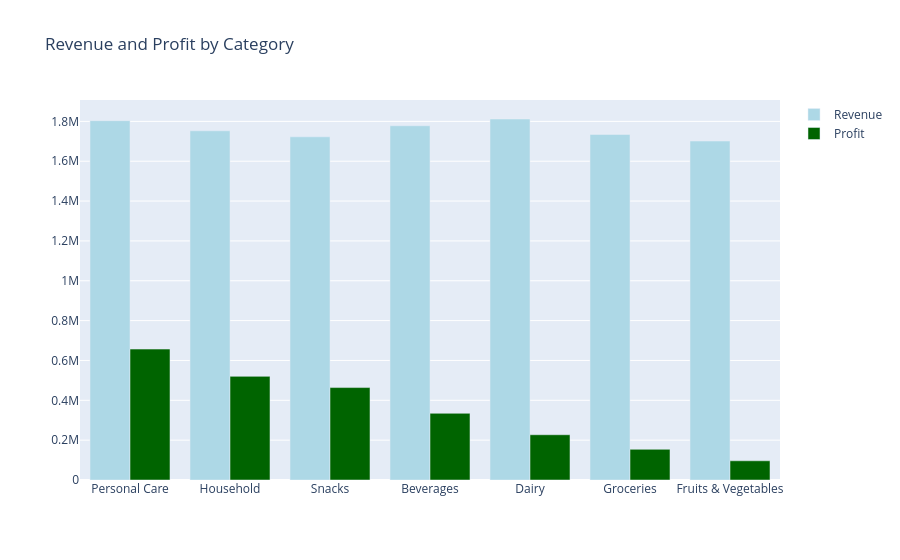

The notebook cell this image was saved under:
### Markdown cell above
## Section 7: Profitability Analysis

### Code cell
# Category profitability
cat_profit = df.groupby('Product_Category').agg(
    Revenue=('Order_Value', 'sum'),
    Profit=('Profit', 'sum')
).sort_values('Profit', ascending=False).reset_index()

fig = go.Figure(data=[
    go.Bar(name='Revenue', x=cat_profit['Product_Category'], y=cat_profit['Revenue'], marker_color='lightblue'),
    go.Bar(name='Profit', x=cat_profit['Product_Category'], y=cat_profit['Profit'], marker_color='darkgreen')
])
fig.update_layout(title='Revenue and Profit by Category', barmode='group')
fig.show()

# Loss-making orders analysis
long_dist = df[df['Distance_Km'] > 4.5]
loss_making_pct = (long_dist['Profit'] < 0).mean() * 100
print(f"Percentage of orders > 4.5km that are loss-making: {loss_making_pct:.1f}%")

### Figure 1 — Plotly figure (JSON) as saved in the notebook; plotly's stock layout.template omitted (floating-point values rounded to 4 significant figures)
{"data": [{"marker": {"color": "lightblue"}, "name": "Revenue", "type": "bar", "x": ["Personal Care", "Household", "Snacks", "Beverages", "Dairy", "Groceries", "Fruits & Vegetables"], "y": [1803488, 1752682, 1722643, 1777954, 1811928, 1734397, 1701219]}, {"marker": {"color": "darkgreen"}, "name": "Profit", "type": "bar", "x": ["Personal Care", "Household", "Snacks", "Beverages", "Dairy", "Groceries", "Fruits & Vegetables"], "y": [657100.0, 520100.0, 463900.0, 334700.0, 227100.0, 154000.0, 96400.0]}], "layout": {"barmode": "group", "title": {"text": "Revenue and Profit by Category"}}}
